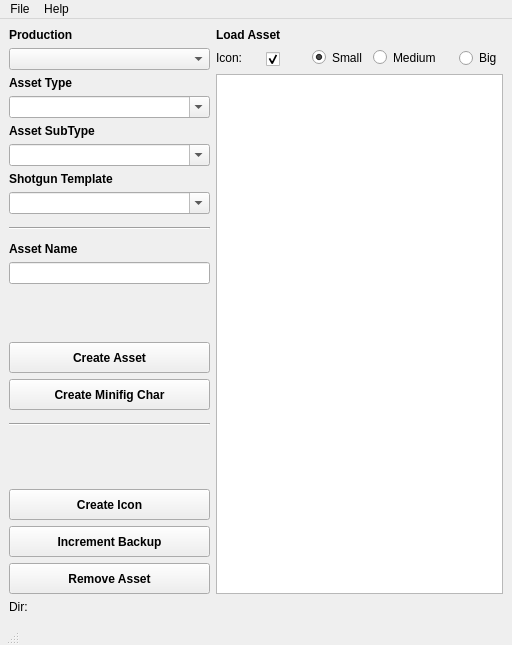
<?xml version="1.0" encoding="UTF-8"?>
<ui version="4.0">
 <class>AssetWindow</class>
 <widget class="QMainWindow" name="AssetWindow">
  <property name="enabled">
   <bool>true</bool>
  </property>
  <property name="geometry">
   <rect>
    <x>0</x>
    <y>0</y>
    <width>512</width>
    <height>645</height>
   </rect>
  </property>
  <property name="sizePolicy">
   <sizepolicy hsizetype="Fixed" vsizetype="Fixed">
    <horstretch>0</horstretch>
    <verstretch>0</verstretch>
   </sizepolicy>
  </property>
  <property name="windowTitle">
   <string notr="true">Asset Dialog</string>
  </property>
  <property name="autoFillBackground">
   <bool>false</bool>
  </property>
  <widget class="QWidget" name="centralwidget">
   <layout class="QGridLayout" name="gridLayout_3">
    <item row="0" column="0">
     <layout class="QGridLayout" name="gridLayout">
      <item row="7" column="0" rowspan="2" colspan="3">
       <widget class="QComboBox" name="assetSubTypeComboBox_2">
        <property name="sizePolicy">
         <sizepolicy hsizetype="Fixed" vsizetype="Fixed">
          <horstretch>0</horstretch>
          <verstretch>0</verstretch>
         </sizepolicy>
        </property>
        <property name="minimumSize">
         <size>
          <width>201</width>
          <height>22</height>
         </size>
        </property>
        <property name="maximumSize">
         <size>
          <width>201</width>
          <height>22</height>
         </size>
        </property>
        <property name="editable">
         <bool>true</bool>
        </property>
       </widget>
      </item>
      <item row="19" column="0" colspan="3">
       <widget class="QPushButton" name="removePushButton">
        <property name="sizePolicy">
         <sizepolicy hsizetype="Fixed" vsizetype="Fixed">
          <horstretch>0</horstretch>
          <verstretch>0</verstretch>
         </sizepolicy>
        </property>
        <property name="minimumSize">
         <size>
          <width>201</width>
          <height>31</height>
         </size>
        </property>
        <property name="maximumSize">
         <size>
          <width>201</width>
          <height>31</height>
         </size>
        </property>
        <property name="font">
         <font>
          <weight>75</weight>
          <bold>true</bold>
         </font>
        </property>
        <property name="text">
         <string>Remove Asset</string>
        </property>
       </widget>
      </item>
      <item row="4" column="0" colspan="3">
       <widget class="QLabel" name="assetSubTypeLabel">
        <property name="sizePolicy">
         <sizepolicy hsizetype="Fixed" vsizetype="Fixed">
          <horstretch>0</horstretch>
          <verstretch>0</verstretch>
         </sizepolicy>
        </property>
        <property name="font">
         <font>
          <pointsize>9</pointsize>
          <weight>75</weight>
          <bold>true</bold>
         </font>
        </property>
        <property name="text">
         <string>Asset SubType</string>
        </property>
       </widget>
      </item>
      <item row="3" column="0" colspan="3">
       <widget class="QComboBox" name="assetTypeComboBox">
        <property name="sizePolicy">
         <sizepolicy hsizetype="Fixed" vsizetype="Fixed">
          <horstretch>0</horstretch>
          <verstretch>0</verstretch>
         </sizepolicy>
        </property>
        <property name="maximumSize">
         <size>
          <width>201</width>
          <height>22</height>
         </size>
        </property>
        <property name="editable">
         <bool>true</bool>
        </property>
       </widget>
      </item>
      <item row="9" column="0" colspan="3">
       <widget class="Line" name="splitterA">
        <property name="sizePolicy">
         <sizepolicy hsizetype="Fixed" vsizetype="Fixed">
          <horstretch>0</horstretch>
          <verstretch>0</verstretch>
         </sizepolicy>
        </property>
        <property name="minimumSize">
         <size>
          <width>201</width>
          <height>16</height>
         </size>
        </property>
        <property name="maximumSize">
         <size>
          <width>201</width>
          <height>16</height>
         </size>
        </property>
        <property name="orientation">
         <enum>Qt::Horizontal</enum>
        </property>
       </widget>
      </item>
      <item row="14" column="0" colspan="3">
       <widget class="QPushButton" name="createMiniFigPushButton">
        <property name="sizePolicy">
         <sizepolicy hsizetype="Fixed" vsizetype="Fixed">
          <horstretch>0</horstretch>
          <verstretch>0</verstretch>
         </sizepolicy>
        </property>
        <property name="minimumSize">
         <size>
          <width>201</width>
          <height>31</height>
         </size>
        </property>
        <property name="maximumSize">
         <size>
          <width>201</width>
          <height>31</height>
         </size>
        </property>
        <property name="font">
         <font>
          <weight>75</weight>
          <bold>true</bold>
         </font>
        </property>
        <property name="text">
         <string>Create Minifig Char</string>
        </property>
       </widget>
      </item>
      <item row="17" column="0" colspan="3">
       <widget class="QPushButton" name="createIcon">
        <property name="sizePolicy">
         <sizepolicy hsizetype="Fixed" vsizetype="Fixed">
          <horstretch>0</horstretch>
          <verstretch>0</verstretch>
         </sizepolicy>
        </property>
        <property name="minimumSize">
         <size>
          <width>201</width>
          <height>31</height>
         </size>
        </property>
        <property name="maximumSize">
         <size>
          <width>201</width>
          <height>31</height>
         </size>
        </property>
        <property name="font">
         <font>
          <weight>75</weight>
          <bold>true</bold>
         </font>
        </property>
        <property name="text">
         <string>Create Icon</string>
        </property>
       </widget>
      </item>
      <item row="15" column="0" colspan="3">
       <widget class="Line" name="splitterB">
        <property name="sizePolicy">
         <sizepolicy hsizetype="Fixed" vsizetype="Fixed">
          <horstretch>0</horstretch>
          <verstretch>0</verstretch>
         </sizepolicy>
        </property>
        <property name="minimumSize">
         <size>
          <width>201</width>
          <height>16</height>
         </size>
        </property>
        <property name="maximumSize">
         <size>
          <width>201</width>
          <height>16</height>
         </size>
        </property>
        <property name="orientation">
         <enum>Qt::Horizontal</enum>
        </property>
       </widget>
      </item>
      <item row="13" column="0" colspan="3">
       <widget class="QPushButton" name="createPushButton">
        <property name="sizePolicy">
         <sizepolicy hsizetype="Fixed" vsizetype="Fixed">
          <horstretch>0</horstretch>
          <verstretch>0</verstretch>
         </sizepolicy>
        </property>
        <property name="minimumSize">
         <size>
          <width>201</width>
          <height>31</height>
         </size>
        </property>
        <property name="maximumSize">
         <size>
          <width>201</width>
          <height>31</height>
         </size>
        </property>
        <property name="font">
         <font>
          <weight>75</weight>
          <bold>true</bold>
         </font>
        </property>
        <property name="text">
         <string>Create Asset</string>
        </property>
       </widget>
      </item>
      <item row="18" column="0" colspan="3">
       <widget class="QPushButton" name="incrPushButton">
        <property name="sizePolicy">
         <sizepolicy hsizetype="Fixed" vsizetype="Fixed">
          <horstretch>0</horstretch>
          <verstretch>0</verstretch>
         </sizepolicy>
        </property>
        <property name="minimumSize">
         <size>
          <width>201</width>
          <height>31</height>
         </size>
        </property>
        <property name="maximumSize">
         <size>
          <width>201</width>
          <height>31</height>
         </size>
        </property>
        <property name="font">
         <font>
          <weight>75</weight>
          <bold>true</bold>
         </font>
        </property>
        <property name="text">
         <string>Increment Backup</string>
        </property>
       </widget>
      </item>
      <item row="1" column="0" colspan="3">
       <widget class="QComboBox" name="productionComboBox">
        <property name="sizePolicy">
         <sizepolicy hsizetype="Fixed" vsizetype="Fixed">
          <horstretch>0</horstretch>
          <verstretch>0</verstretch>
         </sizepolicy>
        </property>
        <property name="maximumSize">
         <size>
          <width>201</width>
          <height>22</height>
         </size>
        </property>
        <property name="editable">
         <bool>false</bool>
        </property>
       </widget>
      </item>
      <item row="12" column="2">
       <spacer name="verticalSpacer_5">
        <property name="orientation">
         <enum>Qt::Vertical</enum>
        </property>
        <property name="sizeHint" stdset="0">
         <size>
          <width>20</width>
          <height>15</height>
         </size>
        </property>
       </spacer>
      </item>
      <item row="6" column="0" colspan="3">
       <widget class="QLabel" name="templateLabel">
        <property name="sizePolicy">
         <sizepolicy hsizetype="Fixed" vsizetype="Fixed">
          <horstretch>0</horstretch>
          <verstretch>0</verstretch>
         </sizepolicy>
        </property>
        <property name="font">
         <font>
          <pointsize>9</pointsize>
          <weight>75</weight>
          <bold>true</bold>
         </font>
        </property>
        <property name="text">
         <string>Shotgun Template</string>
        </property>
       </widget>
      </item>
      <item row="0" column="0" colspan="2">
       <widget class="QLabel" name="productionLabel">
        <property name="sizePolicy">
         <sizepolicy hsizetype="Fixed" vsizetype="Fixed">
          <horstretch>0</horstretch>
          <verstretch>0</verstretch>
         </sizepolicy>
        </property>
        <property name="font">
         <font>
          <pointsize>9</pointsize>
          <weight>75</weight>
          <bold>true</bold>
         </font>
        </property>
        <property name="text">
         <string>Production</string>
        </property>
       </widget>
      </item>
      <item row="11" column="0" colspan="3">
       <widget class="QLineEdit" name="assetNameTextEdit">
        <property name="maximumSize">
         <size>
          <width>201</width>
          <height>22</height>
         </size>
        </property>
       </widget>
      </item>
      <item row="5" column="0" colspan="3">
       <widget class="QComboBox" name="assetSubTypeComboBox">
        <property name="sizePolicy">
         <sizepolicy hsizetype="Fixed" vsizetype="Fixed">
          <horstretch>0</horstretch>
          <verstretch>0</verstretch>
         </sizepolicy>
        </property>
        <property name="minimumSize">
         <size>
          <width>201</width>
          <height>22</height>
         </size>
        </property>
        <property name="maximumSize">
         <size>
          <width>201</width>
          <height>22</height>
         </size>
        </property>
        <property name="editable">
         <bool>true</bool>
        </property>
       </widget>
      </item>
      <item row="2" column="0" colspan="2">
       <widget class="QLabel" name="assetTypeLabel">
        <property name="sizePolicy">
         <sizepolicy hsizetype="Fixed" vsizetype="Fixed">
          <horstretch>0</horstretch>
          <verstretch>0</verstretch>
         </sizepolicy>
        </property>
        <property name="font">
         <font>
          <pointsize>9</pointsize>
          <weight>75</weight>
          <bold>true</bold>
         </font>
        </property>
        <property name="text">
         <string>Asset Type</string>
        </property>
       </widget>
      </item>
      <item row="10" column="0" colspan="2">
       <widget class="QLabel" name="assetNameLabel">
        <property name="sizePolicy">
         <sizepolicy hsizetype="Fixed" vsizetype="Fixed">
          <horstretch>0</horstretch>
          <verstretch>0</verstretch>
         </sizepolicy>
        </property>
        <property name="font">
         <font>
          <pointsize>9</pointsize>
          <weight>75</weight>
          <bold>true</bold>
         </font>
        </property>
        <property name="text">
         <string>Asset Name</string>
        </property>
       </widget>
      </item>
      <item row="16" column="0">
       <spacer name="verticalSpacer">
        <property name="orientation">
         <enum>Qt::Vertical</enum>
        </property>
        <property name="sizeHint" stdset="0">
         <size>
          <width>20</width>
          <height>17</height>
         </size>
        </property>
       </spacer>
      </item>
     </layout>
    </item>
    <item row="0" column="1">
     <layout class="QGridLayout" name="gridLayout_2">
      <item row="0" column="0">
       <widget class="QLabel" name="loadAssetLabel">
        <property name="sizePolicy">
         <sizepolicy hsizetype="Fixed" vsizetype="Fixed">
          <horstretch>0</horstretch>
          <verstretch>0</verstretch>
         </sizepolicy>
        </property>
        <property name="font">
         <font>
          <pointsize>9</pointsize>
          <weight>75</weight>
          <bold>true</bold>
         </font>
        </property>
        <property name="text">
         <string>Load Asset</string>
        </property>
       </widget>
      </item>
      <item row="1" column="0">
       <layout class="QGridLayout" name="icongridLayout">
        <item row="0" column="0">
         <widget class="QLabel" name="iconSizeLabel">
          <property name="minimumSize">
           <size>
            <width>44</width>
            <height>17</height>
           </size>
          </property>
          <property name="maximumSize">
           <size>
            <width>44</width>
            <height>17</height>
           </size>
          </property>
          <property name="text">
           <string>Icon: </string>
          </property>
         </widget>
        </item>
        <item row="0" column="1">
         <widget class="QCheckBox" name="iconCheckBox">
          <property name="minimumSize">
           <size>
            <width>25</width>
            <height>17</height>
           </size>
          </property>
          <property name="maximumSize">
           <size>
            <width>45</width>
            <height>13</height>
           </size>
          </property>
          <property name="text">
           <string/>
          </property>
          <property name="checkable">
           <bool>true</bool>
          </property>
          <property name="checked">
           <bool>true</bool>
          </property>
         </widget>
        </item>
        <item row="0" column="4">
         <widget class="QRadioButton" name="iconMediumRadioButton">
          <property name="minimumSize">
           <size>
            <width>80</width>
            <height>17</height>
           </size>
          </property>
          <property name="maximumSize">
           <size>
            <width>80</width>
            <height>17</height>
           </size>
          </property>
          <property name="text">
           <string>Medium</string>
          </property>
          <property name="checkable">
           <bool>true</bool>
          </property>
          <attribute name="buttonGroup">
           <string notr="true">iconButtonGroup</string>
          </attribute>
         </widget>
        </item>
        <item row="0" column="5">
         <widget class="QRadioButton" name="iconBigRadioButton">
          <property name="minimumSize">
           <size>
            <width>44</width>
            <height>17</height>
           </size>
          </property>
          <property name="text">
           <string>Big</string>
          </property>
          <attribute name="buttonGroup">
           <string notr="true">iconButtonGroup</string>
          </attribute>
         </widget>
        </item>
        <item row="0" column="2">
         <widget class="QRadioButton" name="iconSmallRadioButton">
          <property name="minimumSize">
           <size>
            <width>55</width>
            <height>17</height>
           </size>
          </property>
          <property name="maximumSize">
           <size>
            <width>47</width>
            <height>17</height>
           </size>
          </property>
          <property name="text">
           <string>Small</string>
          </property>
          <property name="checked">
           <bool>true</bool>
          </property>
          <attribute name="buttonGroup">
           <string notr="true">iconButtonGroup</string>
          </attribute>
         </widget>
        </item>
       </layout>
      </item>
      <item row="2" column="0">
       <widget class="QListWidget" name="assetListWidget">
        <property name="minimumSize">
         <size>
          <width>211</width>
          <height>400</height>
         </size>
        </property>
        <property name="iconSize">
         <size>
          <width>100</width>
          <height>500</height>
         </size>
        </property>
       </widget>
      </item>
     </layout>
    </item>
    <item row="1" column="0" colspan="2">
     <layout class="QGridLayout" name="dir_gridLayout">
      <item row="0" column="0">
       <widget class="QLabel" name="dirLabel">
        <property name="maximumSize">
         <size>
          <width>21</width>
          <height>16</height>
         </size>
        </property>
        <property name="text">
         <string>Dir:</string>
        </property>
       </widget>
      </item>
      <item row="0" column="1">
       <widget class="QLabel" name="dirPathLabel">
        <property name="minimumSize">
         <size>
          <width>450</width>
          <height>0</height>
         </size>
        </property>
        <property name="text">
         <string/>
        </property>
        <property name="scaledContents">
         <bool>true</bool>
        </property>
        <property name="alignment">
         <set>Qt::AlignLeading|Qt::AlignLeft|Qt::AlignVCenter</set>
        </property>
        <property name="textInteractionFlags">
         <set>Qt::LinksAccessibleByKeyboard|Qt::LinksAccessibleByMouse|Qt::TextBrowserInteraction|Qt::TextSelectableByKeyboard|Qt::TextSelectableByMouse</set>
        </property>
       </widget>
      </item>
     </layout>
    </item>
   </layout>
  </widget>
  <widget class="QMenuBar" name="menubar">
   <property name="geometry">
    <rect>
     <x>0</x>
     <y>0</y>
     <width>512</width>
     <height>26</height>
    </rect>
   </property>
   <widget class="QMenu" name="menuFile">
    <property name="title">
     <string>File</string>
    </property>
    <addaction name="actionExit"/>
   </widget>
   <widget class="QMenu" name="menuHelp">
    <property name="title">
     <string>Help</string>
    </property>
    <addaction name="actionHelp_on_AssetDialog"/>
    <addaction name="actionAbout"/>
   </widget>
   <addaction name="menuFile"/>
   <addaction name="menuHelp"/>
  </widget>
  <widget class="QStatusBar" name="statusbar">
   <property name="enabled">
    <bool>true</bool>
   </property>
   <property name="sizePolicy">
    <sizepolicy hsizetype="Fixed" vsizetype="Fixed">
     <horstretch>0</horstretch>
     <verstretch>0</verstretch>
    </sizepolicy>
   </property>
   <property name="font">
    <font>
     <weight>75</weight>
     <bold>true</bold>
    </font>
   </property>
   <property name="contextMenuPolicy">
    <enum>Qt::DefaultContextMenu</enum>
   </property>
   <property name="toolTip">
    <string/>
   </property>
   <property name="statusTip">
    <string/>
   </property>
   <property name="inputMethodHints">
    <set>Qt::ImhLowercaseOnly</set>
   </property>
  </widget>
  <action name="actionHelp_on_AssetDialog">
   <property name="text">
    <string>Help on AssetDialog</string>
   </property>
  </action>
  <action name="actionAbout">
   <property name="text">
    <string>About</string>
   </property>
  </action>
  <action name="actionExit">
   <property name="text">
    <string>Exit</string>
   </property>
  </action>
 </widget>
 <resources/>
 <connections/>
 <buttongroups>
  <buttongroup name="iconButtonGroup">
   <property name="exclusive">
    <bool>true</bool>
   </property>
  </buttongroup>
 </buttongroups>
</ui>
